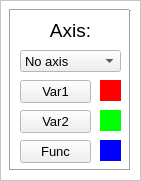
  <widget class="QFrame" name="frame_axis">
   <property name="geometry">
    <rect>
     <x>1190</x>
     <y>60</y>
     <width>141</width>
     <height>181</height>
    </rect>
   </property>
   <property name="palette">
    <palette>
     <active>
      <colorrole role="Base">
       <brush brushstyle="SolidPattern">
        <color alpha="255">
         <red>255</red>
         <green>255</green>
         <blue>255</blue>
        </color>
       </brush>
      </colorrole>
      <colorrole role="Window">
       <brush brushstyle="SolidPattern">
        <color alpha="255">
         <red>255</red>
         <green>255</green>
         <blue>255</blue>
        </color>
       </brush>
      </colorrole>
     </active>
     <inactive>
      <colorrole role="Base">
       <brush brushstyle="SolidPattern">
        <color alpha="255">
         <red>255</red>
         <green>255</green>
         <blue>255</blue>
        </color>
       </brush>
      </colorrole>
      <colorrole role="Window">
       <brush brushstyle="SolidPattern">
        <color alpha="255">
         <red>255</red>
         <green>255</green>
         <blue>255</blue>
        </color>
       </brush>
      </colorrole>
     </inactive>
     <disabled>
      <colorrole role="Base">
       <brush brushstyle="SolidPattern">
        <color alpha="255">
         <red>255</red>
         <green>255</green>
         <blue>255</blue>
        </color>
       </brush>
      </colorrole>
      <colorrole role="Window">
       <brush brushstyle="SolidPattern">
        <color alpha="255">
         <red>255</red>
         <green>255</green>
         <blue>255</blue>
        </color>
       </brush>
      </colorrole>
     </disabled>
    </palette>
   </property>
   <property name="autoFillBackground">
    <bool>true</bool>
   </property>
   <property name="frameShape">
    <enum>QFrame::StyledPanel</enum>
   </property>
   <property name="frameShadow">
    <enum>QFrame::Raised</enum>
   </property>
   <widget class="QLabel" name="label_axis">
    <property name="geometry">
     <rect>
      <x>20</x>
      <y>20</y>
      <width>101</width>
      <height>21</height>
     </rect>
    </property>
    <property name="font">
     <font>
      <pointsize>14</pointsize>
     </font>
    </property>
    <property name="text">
     <string>Axis:</string>
    </property>
    <property name="alignment">
     <set>Qt::AlignCenter</set>
    </property>
   </widget>
   <widget class="QComboBox" name="comboBox_axis">
    <property name="geometry">
     <rect>
      <x>20</x>
      <y>50</y>
      <width>101</width>
      <height>22</height>
     </rect>
    </property>
    <property name="font">
     <font>
      <pointsize>10</pointsize>
     </font>
    </property>
    <item>
     <property name="text">
      <string>No axis</string>
     </property>
    </item>
    <item>
     <property name="text">
      <string>Central axis</string>
     </property>
    </item>
    <item>
     <property name="text">
      <string>Bounding axis</string>
     </property>
    </item>
    <item>
     <property name="text">
      <string>Cellular axis</string>
     </property>
    </item>
   </widget>
   <widget class="QLabel" name="label_colorX">
    <property name="geometry">
     <rect>
      <x>100</x>
      <y>80</y>
      <width>21</width>
      <height>21</height>
     </rect>
    </property>
    <property name="palette">
     <palette>
      <active>
       <colorrole role="Base">
        <brush brushstyle="SolidPattern">
         <color alpha="255">
          <red>255</red>
          <green>0</green>
          <blue>0</blue>
         </color>
        </brush>
       </colorrole>
       <colorrole role="Window">
        <brush brushstyle="SolidPattern">
         <color alpha="255">
          <red>255</red>
          <green>0</green>
          <blue>0</blue>
         </color>
        </brush>
       </colorrole>
      </active>
      <inactive>
       <colorrole role="Base">
        <brush brushstyle="SolidPattern">
         <color alpha="255">
          <red>255</red>
          <green>0</green>
          <blue>0</blue>
         </color>
        </brush>
       </colorrole>
       <colorrole role="Window">
        <brush brushstyle="SolidPattern">
         <color alpha="255">
          <red>255</red>
          <green>0</green>
          <blue>0</blue>
         </color>
        </brush>
       </colorrole>
      </inactive>
      <disabled>
       <colorrole role="Base">
        <brush brushstyle="SolidPattern">
         <color alpha="255">
          <red>255</red>
          <green>0</green>
          <blue>0</blue>
         </color>
        </brush>
       </colorrole>
       <colorrole role="Window">
        <brush brushstyle="SolidPattern">
         <color alpha="255">
          <red>255</red>
          <green>0</green>
          <blue>0</blue>
         </color>
        </brush>
       </colorrole>
      </disabled>
     </palette>
    </property>
    <property name="autoFillBackground">
     <bool>true</bool>
    </property>
    <property name="text">
     <string/>
    </property>
   </widget>
   <widget class="QPushButton" name="pushButton_colorX">
    <property name="geometry">
     <rect>
      <x>20</x>
      <y>80</y>
      <width>71</width>
      <height>23</height>
     </rect>
    </property>
    <property name="font">
     <font>
      <pointsize>10</pointsize>
     </font>
    </property>
    <property name="text">
     <string>Var1</string>
    </property>
   </widget>
   <widget class="QLabel" name="label_colorY">
    <property name="geometry">
     <rect>
      <x>100</x>
      <y>110</y>
      <width>21</width>
      <height>21</height>
     </rect>
    </property>
    <property name="palette">
     <palette>
      <active>
       <colorrole role="Base">
        <brush brushstyle="SolidPattern">
         <color alpha="255">
          <red>255</red>
          <green>0</green>
          <blue>0</blue>
         </color>
        </brush>
       </colorrole>
       <colorrole role="Window">
        <brush brushstyle="SolidPattern">
         <color alpha="255">
          <red>0</red>
          <green>255</green>
          <blue>0</blue>
         </color>
        </brush>
       </colorrole>
      </active>
      <inactive>
       <colorrole role="Base">
        <brush brushstyle="SolidPattern">
         <color alpha="255">
          <red>255</red>
          <green>0</green>
          <blue>0</blue>
         </color>
        </brush>
       </colorrole>
       <colorrole role="Window">
        <brush brushstyle="SolidPattern">
         <color alpha="255">
          <red>0</red>
          <green>255</green>
          <blue>0</blue>
         </color>
        </brush>
       </colorrole>
      </inactive>
      <disabled>
       <colorrole role="Base">
        <brush brushstyle="SolidPattern">
         <color alpha="255">
          <red>0</red>
          <green>255</green>
          <blue>0</blue>
         </color>
        </brush>
       </colorrole>
       <colorrole role="Window">
        <brush brushstyle="SolidPattern">
         <color alpha="255">
          <red>0</red>
          <green>255</green>
          <blue>0</blue>
         </color>
        </brush>
       </colorrole>
      </disabled>
     </palette>
    </property>
    <property name="autoFillBackground">
     <bool>true</bool>
    </property>
    <property name="text">
     <string/>
    </property>
   </widget>
   <widget class="QPushButton" name="pushButton_colorY">
    <property name="geometry">
     <rect>
      <x>20</x>
      <y>110</y>
      <width>71</width>
      <height>23</height>
     </rect>
    </property>
    <property name="font">
     <font>
      <pointsize>10</pointsize>
     </font>
    </property>
    <property name="text">
     <string>Var2</string>
    </property>
   </widget>
   <widget class="QLabel" name="label_colorZ">
    <property name="geometry">
     <rect>
      <x>100</x>
      <y>140</y>
      <width>21</width>
      <height>21</height>
     </rect>
    </property>
    <property name="palette">
     <palette>
      <active>
       <colorrole role="Base">
        <brush brushstyle="SolidPattern">
         <color alpha="255">
          <red>255</red>
          <green>0</green>
          <blue>0</blue>
         </color>
        </brush>
       </colorrole>
       <colorrole role="Window">
        <brush brushstyle="SolidPattern">
         <color alpha="255">
          <red>0</red>
          <green>0</green>
          <blue>255</blue>
         </color>
        </brush>
       </colorrole>
      </active>
      <inactive>
       <colorrole role="Base">
        <brush brushstyle="SolidPattern">
         <color alpha="255">
          <red>255</red>
          <green>0</green>
          <blue>0</blue>
         </color>
        </brush>
       </colorrole>
       <colorrole role="Window">
        <brush brushstyle="SolidPattern">
         <color alpha="255">
          <red>0</red>
          <green>0</green>
          <blue>255</blue>
         </color>
        </brush>
       </colorrole>
      </inactive>
      <disabled>
       <colorrole role="Base">
        <brush brushstyle="SolidPattern">
         <color alpha="255">
          <red>0</red>
          <green>0</green>
          <blue>255</blue>
         </color>
        </brush>
       </colorrole>
       <colorrole role="Window">
        <brush brushstyle="SolidPattern">
         <color alpha="255">
          <red>0</red>
          <green>0</green>
          <blue>255</blue>
         </color>
        </brush>
       </colorrole>
      </disabled>
     </palette>
    </property>
    <property name="autoFillBackground">
     <bool>true</bool>
    </property>
    <property name="text">
     <string/>
    </property>
   </widget>
   <widget class="QPushButton" name="pushButton_colorZ">
    <property name="geometry">
     <rect>
      <x>20</x>
      <y>140</y>
      <width>71</width>
      <height>23</height>
     </rect>
    </property>
    <property name="font">
     <font>
      <pointsize>10</pointsize>
     </font>
    </property>
    <property name="text">
     <string>Func</string>
    </property>
   </widget>
   <widget class="Line" name="line_axisBottom">
    <property name="geometry">
     <rect>
      <x>10</x>
      <y>160</y>
      <width>119</width>
      <height>20</height>
     </rect>
    </property>
    <property name="orientation">
     <enum>Qt::Horizontal</enum>
    </property>
   </widget>
   <widget class="Line" name="line_axisTop">
    <property name="geometry">
     <rect>
      <x>10</x>
      <y>0</y>
      <width>119</width>
      <height>20</height>
     </rect>
    </property>
    <property name="orientation">
     <enum>Qt::Horizontal</enum>
    </property>
   </widget>
   <widget class="Line" name="line_axisLeft">
    <property name="geometry">
     <rect>
      <x>0</x>
      <y>9</y>
      <width>20</width>
      <height>161</height>
     </rect>
    </property>
    <property name="orientation">
     <enum>Qt::Vertical</enum>
    </property>
   </widget>
   <widget class="Line" name="line">
    <property name="geometry">
     <rect>
      <x>120</x>
      <y>10</y>
      <width>20</width>
      <height>160</height>
     </rect>
    </property>
    <property name="orientation">
     <enum>Qt::Vertical</enum>
    </property>
   </widget>
  </widget>
